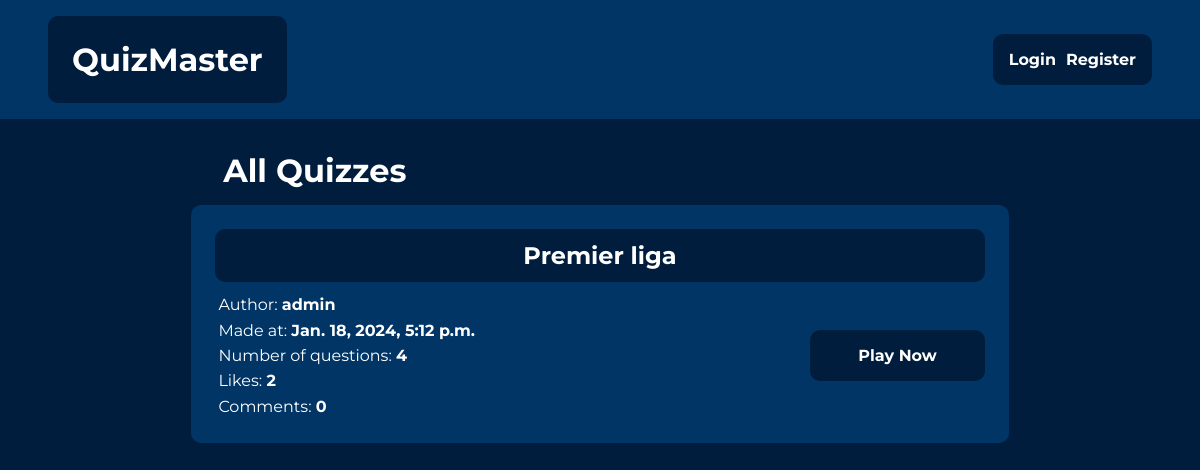
The page /quiz/list/ on the database as committed earlier.
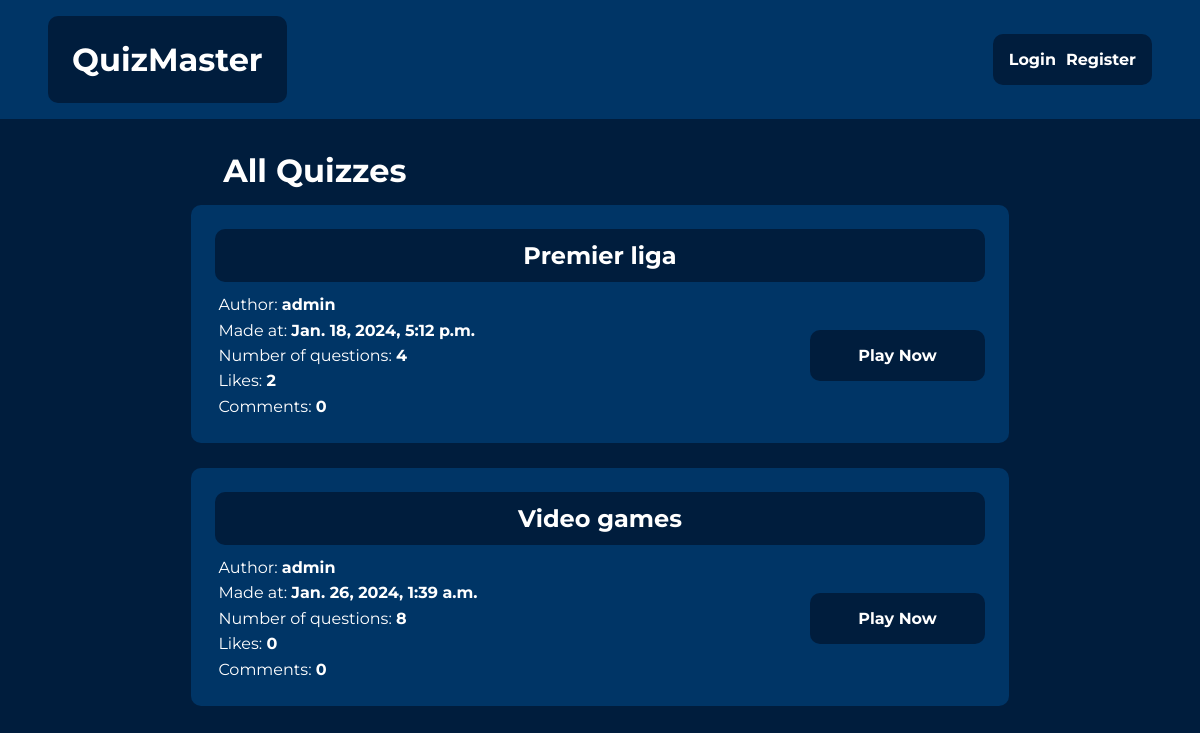
The same page on the database as committed later.
### quiz/models.py (models this page shows, shortened)
class Quiz(models.Model):
    quiz_name = models.CharField(max_length=200, blank=False)
    pub_date = models.DateTimeField("date published", auto_now_add=True)
    description = models.TextField(blank=False)
    author = models.ForeignKey(User, on_delete=models.CASCADE)

### quiz/views.py (the view)
# urls.py: path('list/', views.quiz_list, name="quiz_list"),
def quiz_list(request):
    context = {}
    quizzes = Quiz.objects.all()
    context = {
        "quizzes": quizzes
    }
    return render(request, 'quiz/list.html', context)

### quiz/templates/quiz/list.html
{% extends 'quiz/base.html' %}
{% block content %}
<div class="quiz-list-layout">
    <h1 class="quiz-list-heading">All Quizzes</h1>
{% for quiz in quizzes %}
    <div class="quiz-list-item">
        <h2 class="list-item-heading">
            <a href="{% url 'quiz:detail' quiz.id %}">{{ quiz.quiz_name }}</a>
        </h2>
        <div class="list-item-info">
            <p>Author:
                <a href="{% url 'quiz:user_profile' quiz.author.id %}" class="author-link">{{ quiz.author }}</a>
            </p>
            <p>Made at: <span style="font-weight: bold;">{{ quiz.pub_date }}</span></p>
            <p>Number of questions: <span style="font-weight: bold;">{{ quiz.question_set.count }}</span></p>
            <p>Likes: <span style="font-weight: bold;">{{ quiz.likes.count }}</span></p>
            <p>Comments: <span style="font-weight: bold;">{{ quiz.comments.count }}</span></p>
        </div>
        <div class="list-item-button-div">
            <a href="{% url 'quiz:solve_quiz' quiz.id %}">
                <button class="list-item-button">Play Now</button>
            </a>
        </div>
    </div>
{% endfor %}
</div>
{% endblock content %}

Rows that differ between the two databases and show on the page:
added Quiz: quiz_name "Video games", author "admin", pub_date "Jan. 26, 2024, 1:39 a.m.", question_set.count "8", likes.count "0", comments.count "0"
